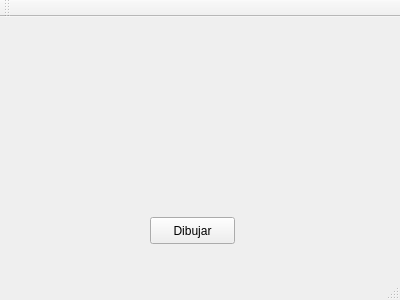
<?xml version="1.0" encoding="UTF-8"?>
<ui version="4.0">
 <class>MainWindow</class>
 <widget class="QMainWindow" name="MainWindow">
  <property name="geometry">
   <rect>
    <x>0</x>
    <y>0</y>
    <width>400</width>
    <height>300</height>
   </rect>
  </property>
  <property name="windowTitle">
   <string>MainWindow</string>
  </property>
  <widget class="QWidget" name="centralWidget">
   <widget class="QPushButton" name="pushButton">
    <property name="geometry">
     <rect>
      <x>150</x>
      <y>200</y>
      <width>85</width>
      <height>27</height>
     </rect>
    </property>
    <property name="text">
     <string>Dibujar</string>
    </property>
   </widget>
  </widget>
  <widget class="QMenuBar" name="menuBar">
   <property name="geometry">
    <rect>
     <x>0</x>
     <y>0</y>
     <width>400</width>
     <height>27</height>
    </rect>
   </property>
  </widget>
  <widget class="QToolBar" name="mainToolBar">
   <attribute name="toolBarArea">
    <enum>TopToolBarArea</enum>
   </attribute>
   <attribute name="toolBarBreak">
    <bool>false</bool>
   </attribute>
  </widget>
  <widget class="QStatusBar" name="statusBar"/>
 </widget>
 <layoutdefault spacing="6" margin="11"/>
 <resources/>
 <connections/>
</ui>
